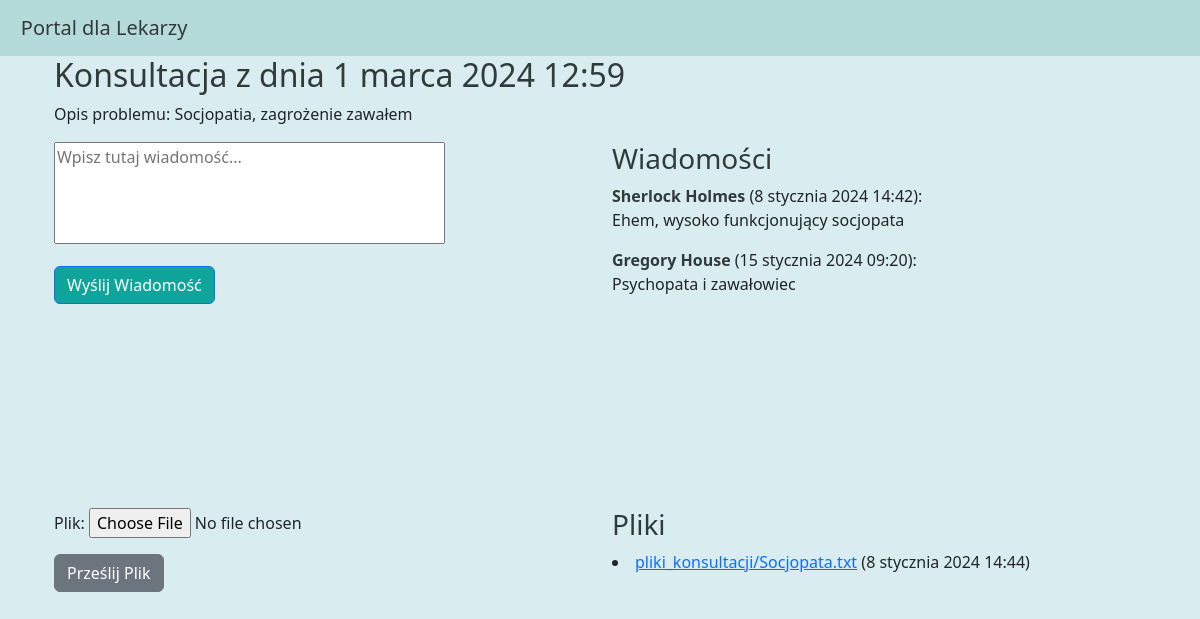
The page /lekarze/konsultacja/1/ on the database its author committed.
### lekarze/models.py (models this page shows, shortened)
class Konsultacja(models.Model):
    lekarz = models.ForeignKey(Lekarz, on_delete=models.CASCADE, related_name='konsultacje_lekarza')
    pacjent = models.ForeignKey(Pacjent, on_delete=models.CASCADE, related_name='konsultacje_pacjenta')
    opis_problemu = models.TextField(max_length=200)
    data_konsultacji = models.DateTimeField()
    zrealizowana = models.BooleanField(default=False)
    def __str__(self):
        return f"Opis problemu: {self.opis_problemu}"

class Lekarz(models.Model):
    user = models.OneToOneField(settings.AUTH_USER_MODEL, on_delete=models.CASCADE, null=True)
    imie = models.CharField(max_length=100, default='')
    nazwisko = models.CharField(max_length=100, default='')
    specjalizacja = models.CharField(max_length=100)
    numer_pwz = models.CharField(max_length=7, unique=True, default='0000000')
    def get_full_name(self):
        return f"{self.imie} {self.nazwisko}"

class Plik(models.Model):
    konsultacja = models.ForeignKey(Konsultacja, on_delete=models.CASCADE, related_name='pliki')
    nadawca = models.ForeignKey(settings.AUTH_USER_MODEL, on_delete=models.CASCADE)
    plik = models.FileField(upload_to='pliki_konsultacji/')
    data_wyslania = models.DateTimeField(auto_now_add=True)

### komunikacja/models.py (models this page shows, shortened)
class Wiadomosc(models.Model):
    konsultacja = models.ForeignKey(Konsultacja, on_delete=models.CASCADE, related_name='wiadomosci')
    nadawca = models.ForeignKey(settings.AUTH_USER_MODEL, on_delete=models.CASCADE)
    tresc = models.TextField(verbose_name="Treść")
    data_wyslania = models.DateTimeField(auto_now_add=True)

### autentykacja/models.py (models this page shows)
class User(AbstractUser):
    jest_lekarzem = models.BooleanField(default=False)
    jest_pacjentem = models.BooleanField(default=False)
    def get_full_name(self):
        if self.jest_lekarzem:
            return self.lekarz.get_full_name()
        elif self.jest_pacjentem:
            return self.pacjent.get_full_name()
        return super().get_full_name()  # Domyślna metoda Django dla AbstractUser

### pacjenci/models.py (models this page shows, shortened)
class Pacjent(models.Model):
    user = models.OneToOneField(settings.AUTH_USER_MODEL, on_delete=models.CASCADE, null=True)
    imie = models.CharField(max_length=100, default='')
    nazwisko = models.CharField(max_length=100, default='')
    PESEL = models.CharField(max_length=11)
    def get_full_name(self):
        return f"{self.imie} {self.nazwisko}"

### lekarze/views.py (the view, shortened to what this page needs)
# urls.py: path('konsultacja/<int:konsultacja_id>/', views.szczegoly_konsultacji, name='szczegoly_konsultacji'),
def szczegoly_konsultacji(request, konsultacja_id):
    konsultacja = get_object_or_404(Konsultacja, pk=konsultacja_id)
    wiadomosci = Wiadomosc.objects.filter(konsultacja=konsultacja)
    pliki = Plik.objects.filter(konsultacja=konsultacja)
    wiadomosc_form = WiadomoscForm()
    plik_form = PlikForm()
    if request.method == 'POST' and 'zrealizuj_konsultacje' in request.POST:
        konsultacja.zrealizowana = True
        konsultacja.save()
        return redirect('profil_lekarza')  # Przekieruj z powrotem do profilu lekarza
    return render(request, 'lekarze/szczegoly_konsultacji.html', {
        'konsultacja': konsultacja,
        'wiadomosci': wiadomosci,
        'pliki': pliki,
        'wiadomosc_form': wiadomosc_form,
        'plik_form': plik_form
    })

### komunikacja/forms.py
class WiadomoscForm(forms.ModelForm):
    tresc = forms.CharField(
        widget=forms.Textarea(attrs={
            'rows': 4,
            'cols': 40,
            'style': 'resize:none;',
            'placeholder': 'Wpisz tutaj wiadomość...'
        }),
        label='',  # Usuwa etykietę "Treść"
    )
    class Meta:
        model = Wiadomosc
        fields = ['tresc']

### lekarze/forms.py
class PlikForm(forms.ModelForm):
    class Meta:
        model = Plik
        fields = ['plik']

### templates/lekarze/szczegoly_konsultacji.html (shortened to what this page needs)
{% extends "base.html" %}
{% block content %}
<div class="container">
    <h2 style="color:#323B3B">Konsultacja z dnia {{ konsultacja.data_konsultacji }}</h2>
    <p>{{ konsultacja }}</p>
    <div class="row">
        <div class="col-md-6">
            <form method="post">
                {{ wiadomosc_form.as_p }}
                <button type="submit" name="submit_wiadomosc" class="btn btn-primary" style="background-color:#0FA59A">Wyślij Wiadomość</button>
            </form>
        </div>
        <div class="col-md-6">
            <h3 style="color:#323B3B">Wiadomości</h3>
            <div class="wiadomosci-container">
                {% for wiadomosc in wiadomosci %}
                <div>
                    <strong style="color:#323B3B">{{ wiadomosc.nadawca.get_full_name }}</strong> ({{ wiadomosc.data_wyslania }}):
                    <p>{{ wiadomosc.tresc }}</p>
                </div>
                {% endfor %}
            </div>
        </div>
    </div>
    <div class="row mt-4">
        <div class="col-md-6">
            <form method="post" enctype="multipart/form-data">
                {{ plik_form.as_p }}
                <button type="submit" name="submit_plik" class="btn btn-secondary">Prześlij Plik</button>
            </form>
        </div>
        <div class="col-md-6">
            <h3 style="color:#323B3B">Pliki</h3>
            <div class="pliki-container">
                {% for plik in pliki %}
                <li><a href="{{ plik.plik.url }}">{{ plik.plik.name }}</a> ({{ plik.data_wyslania }})</li>
                {% endfor %}
            </div>
        </div>
    </div>
</div>
{% endblock %}

### templates/base.html (shortened to what this page needs)
<!DOCTYPE html>
<html lang="pl">
<head>
    <link rel="stylesheet" href="https://cdn.jsdelivr.net/npm/bootstrap@5.3.2/dist/css/bootstrap.min.css">
    <link rel="stylesheet" href="https://cdnjs.cloudflare.com/ajax/libs/bootstrap-icons/1.11.2/font/bootstrap-icons.min.css">
</head>
<body style="background-color: #D9EDF0">
    <nav  style="background-color: #B4DBD9" class="navbar navbar-expand-lg navbar-light bg-#light">
        <a style="color:#323B3B" class="navbar-brand" href="{% url 'home' %}">&nbsp &nbsp Portal dla Lekarzy</a>
    </nav>
    <div class="container">
        {% block content %}{% endblock %}
    </div>
</body>
</html>

### templates/base.html (style rules this page uses)
.wiadomosci-container { max-height: 300px; min-height: 300px; overflow-y: auto; }
.pliki-container { max-height: 90px; min-height: 90px; overflow-y: auto; }

### rows shown on the page
Konsultacja: data_konsultacji "1 marca 2024 12:59", opis_problemu "Opis problemu: Socjopatia, zagrożenie zawałem"
Wiadomosc: nadawca.get_full_name "Sherlock Holmes", data_wyslania "8 stycznia 2024 14:42", tresc "Ehem, wysoko funkcjonujący socjopata"
Wiadomosc: nadawca.get_full_name "Gregory House", data_wyslania "15 stycznia 2024 09:20", tresc "Psychopata i zawałowiec"
Plik: plik.name "pliki_konsultacji/Socjopata.txt", data_wyslania "8 stycznia 2024 14:44"
